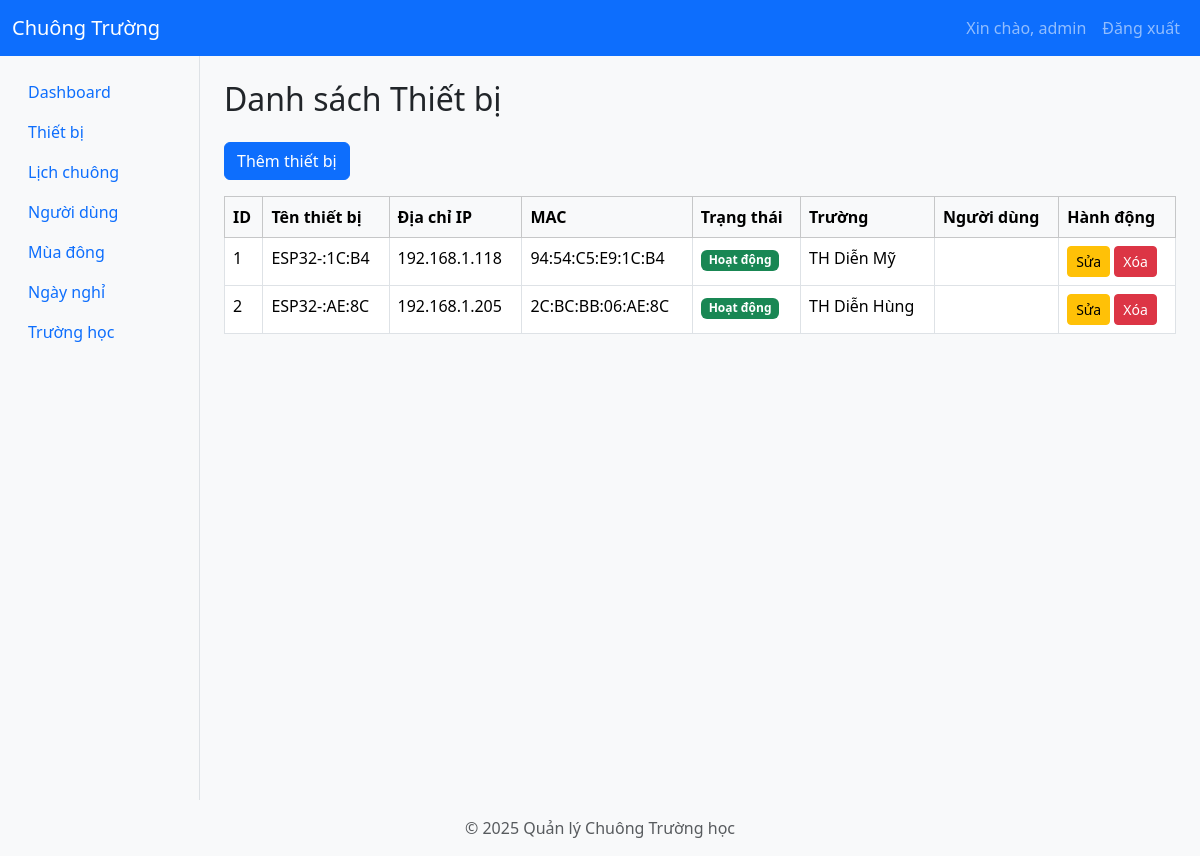
The app's page /devices (signed in) with its own data.
### app/models/device.py (models this page shows)
class Device(db.Model):
    __tablename__ = "devices"
    id = db.Column(db.Integer, primary_key=True)
    name = db.Column(db.String(100))
    ip_address = db.Column(db.String(100))
    mac_address = db.Column(db.String(100), unique=True, index=True)
    active = db.Column(db.Boolean, default=False)
    status = db.Column(db.String(50), default="unassigned")  # unassigned, assigned
    last_seen = db.Column(db.DateTime, default=datetime.utcnow)
    school_id = db.Column(db.Integer, db.ForeignKey("schools.id"), nullable=True)
    user_id = db.Column(db.Integer, db.ForeignKey("users.id"), nullable=True)
    school = db.relationship("School", back_populates="devices")
    user = db.relationship("User", back_populates="devices")

### app/models/school.py (models this page shows)
class School(db.Model):
    __tablename__ = "schools"
    id = db.Column(db.Integer, primary_key=True)
    name = db.Column(db.String(100), nullable=False)
    address = db.Column(db.String(200))
    phone = db.Column(db.String(20))
    users = db.relationship("User", back_populates="school", lazy="dynamic")
    devices = db.relationship("Device", back_populates="school", lazy=True)
    disabled_periods = db.relationship(
        "DisabledPeriod",
        back_populates="school",
        lazy=True
    )
    schedules = db.relationship("Schedule", back_populates="school", lazy=True)
    winter_shift = db.relationship(
        "app.models.winter_shift_config.WinterShiftConfig",
        backref="school_winter_shift",
        uselist=False,
        overlaps="winter_shift_config,school"
    )
    winter_shift_config = db.relationship(
        "app.models.winter_shift_config.WinterShiftConfig",
        backref="school_winter_shift_config",
        uselist=False,
        overlaps="school_winter_shift"
    )

### app/routes/device_frontend.py (the view)
@frontend_bp.route('/devices', methods=['GET', 'POST'])
@login_required
def devices_page():
    user = session.get('user')
    if not user:
        flash('Không tìm thấy thông tin người dùng!', 'danger')
        return redirect(url_for('auth.login'))
    devices, schools = get_devices_and_schools()
    return render_template('devices.html', devices=devices, schools=schools)

### app/__init__.py (called while the page is built)
def create_app():
    app = Flask(__name__)
    app.config.from_object('app.config.Config')
    db.init_app(app)
    jwt.init_app(app)
    migrate.init_app(app, db)  # Bind Flask-Migrate to the app and db
    login_manager.init_app(app)  # Initialize Flask-Login
    login_manager.login_view = 'auth.login'  # Set the login view
    @app.context_processor
    def inject_user():
        from flask_login import current_user
        return dict(current_user=current_user)
    from app.utils.jwt_patch import apply_jwt_patch
    apply_jwt_patch()
    from app.routes import register_routes
    register_routes(app)
    def get_day_name(index):
        days = ['Thứ 2', 'Thứ 3', 'Thứ 4', 'Thứ 5', 'Thứ 6', 'Thứ 7', 'Chủ Nhật']
        return days[index]
    app.jinja_env.filters['get_day_name'] = get_day_name
    return app

### app/utils/helpers.py (called while the page is built)
def get_devices_and_schools():
    devices = Device.query.all()
    schools = School.query.all()
    return devices, schools

### app/templates/devices.html (shortened to what this page needs)
{% extends 'layout.html' %}
{% block content %}
<h2 class="mb-4">Danh sách Thiết bị</h2>
<button class="btn btn-primary mb-3" data-bs-toggle="modal" data-bs-target="#addDeviceModal">Thêm thiết bị</button>
<table class="table table-bordered table-hover">
    <thead class="table-light">
        <tr>
            <th>ID</th>
            <th>Tên thiết bị</th>
            <th>Địa chỉ IP</th>
            <th>MAC</th>
            <th>Trạng thái</th>
            <th>Trường</th>
            <th>Người dùng</th>
            <th>Hành động</th>
        </tr>
    </thead>
    <tbody>
        {% for device in devices %}
        <tr>
            <td>{{ device.id }}</td>
            <td>{{ device.name }}</td>
            <td>{{ device.ip_address }}</td>
            <td>{{ device.mac_address }}</td>
            <td>
                {% if device.active %}
                    <span class="badge bg-success">Hoạt động</span>
                {% else %}
                    <span class="badge bg-secondary">Tạm ngưng</span>
                {% endif %}
            </td>
            <td>{{ device.school.name if device.school else '' }}</td>
            <td>{{ device.user.username if device.user else '' }}</td>
            <td>
                <button class="btn btn-sm btn-warning" data-bs-toggle="modal" data-bs-target="#editDeviceModal{{ device.id }}">Sửa</button>
                <form method="post" action="/devices/delete/{{ device.id }}" style="display:inline;">
                    <button type="submit" class="btn btn-sm btn-danger" onclick="return confirm('Bạn có chắc muốn xóa?')">Xóa</button>
                </form>
            </td>
        </tr>
        {% endfor %}
    </tbody>
</table>
{% endblock %}

### app/static/css/style.css (style rules this page uses)
body { background-color: #f8f9fa; }

### records on screen
Device: id "1", name "ESP32-:1C:B4", ip_address "192.168.1.118", mac_address "94:54:C5:E9:1C:B4", active "Hoạt động", school "TH Diễn Mỹ"
Device: id "2", name "ESP32-:AE:8C", ip_address "192.168.1.205", mac_address "2C:BC:BB:06:AE:8C", active "Hoạt động", school "TH Diễn Hùng"

### other values on screen
{{ session['user']['username'] }} "admin"
